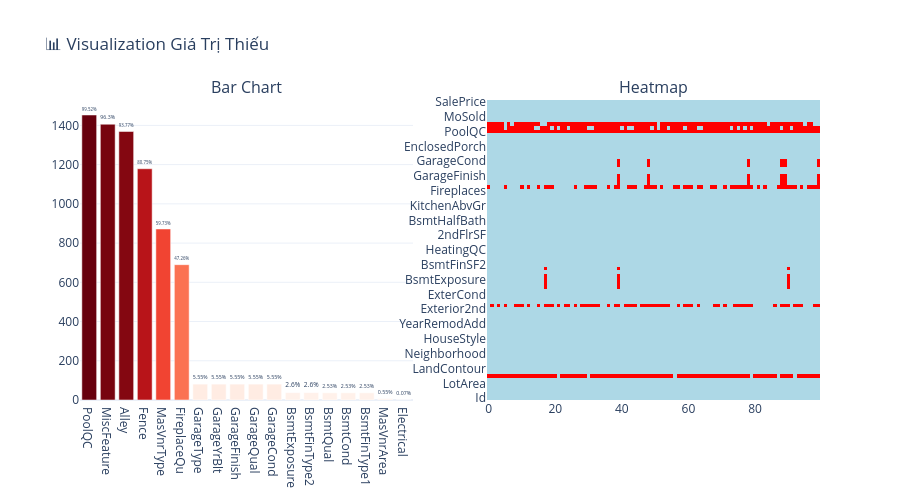

The notebook cell saved with this chart:
### Code cell
# Xử lý missing values cho categorical columns với mode
cleaner_train.handle_missing(
    columns=['Alley', 'MasVnrType', 'FireplaceQu'], 
    strategy='mode'
)

### Figure 1 — Plotly figure (JSON) as saved in the notebook; plotly's stock layout.template omitted (floating-point values rounded to 4 significant figures; data arrays with more than 128 entries replaced by an {"elided": "..."} marker saying what was removed)
{"data": [{"marker": {"color": [99.52, 96.3, 93.77, 80.75, 59.73, 47.26, 5.55, 5.55, 5.55, 5.55, 5.55, 2.6, 2.6, 2.53, 2.53, 2.53, 0.55, 0.07], "colorscale": [[0, "rgb(255,245,240)"], [0.125, "rgb(254,224,210)"], [0.25, "rgb(252,187,161)"], [0.375, "rgb(252,146,114)"], [0.5, "rgb(251,106,74)"], [0.625, "rgb(239,59,44)"], [0.75, "rgb(203,24,29)"], [0.875, "rgb(165,15,21)"], [1, "rgb(103,0,13)"]], "showscale": false}, "text": ["99.52%", "96.3%", "93.77%", "80.75%", "59.73%", "47.26%", "5.55%", "5.55%", "5.55%", "5.55%", "5.55%", "2.6%", "2.6%", "2.53%", "2.53%", "2.53%", "0.55%", "0.07%"], "textposition": "outside", "type": "bar", "x": ["PoolQC", "MiscFeature", "Alley", "Fence", "MasVnrType", "FireplaceQu", "GarageType", "GarageYrBlt", "GarageFinish", "GarageQual", "GarageCond", "BsmtExposure", "BsmtFinType2", "BsmtQual", "BsmtCond", "BsmtFinType1", "MasVnrArea", "Electrical"], "xaxis": "x", "y": [1453, 1406, 1369, 1179, 872, 690, 81, 81, 81, 81, 81, 38, 38, 37, 37, 37, 8, 1], "yaxis": "y"}, {"colorscale": [[0, "lightblue"], [1, "red"]], "showscale": false, "type": "heatmap", "x": [0, 1, 2, 3, 4, 5, 6, 7, 8, 9, 10, 11, 12, 13, 14, 15, 16, 17, 18, 19, 20, 21, 22, 23, 24, 25, 26, 27, 28, 29, 30, 31, 32, 33, 34, 35, 36, 37, 38, 39, 40, 41, 42, 43, 44, 45, 46, 47, 48, 49, 50, 51, 52, 53, 54, 55, 56, 57, 58, 59, 60, 61, 62, 63, 64, 65, 66, 67, 68, 69, 70, 71, 72, 73, 74, 75, 76, 77, 78, 79, 80, 81, 82, 83, 84, 85, 86, 87, 88, 89, 90, 91, 92, 93, 94, 95, 96, 97, 98, 99], "xaxis": "x2", "y": ["Id", "MSSubClass", "MSZoning", "LotFrontage", "LotArea", "Street", "Alley", "LotShape", "LandContour", "Utilities", "LotConfig", "LandSlope", "Neighborhood", "Condition1", "Condition2", "BldgType", "HouseStyle", "OverallQual", "OverallCond", "YearBuilt", "YearRemodAdd", "RoofStyle", "RoofMatl", "Exterior1st", "Exterior2nd", "MasVnrType", "MasVnrArea", "ExterQual", "ExterCond", "Foundation", "BsmtQual", "BsmtCond", "BsmtExposure", "BsmtFinType1", "BsmtFinSF1", "BsmtFinType2", "BsmtFinSF2", "BsmtUnfSF", "TotalBsmtSF", "Heating", "HeatingQC", "CentralAir", "Electrical", "1stFlrSF", "2ndFlrSF", "LowQualFinSF", "GrLivArea", "BsmtFullBath", "BsmtHalfBath", "FullBath", "HalfBath", "BedroomAbvGr", "KitchenAbvGr", "KitchenQual", "TotRmsAbvGrd", "Functional", "Fireplaces", "FireplaceQu", "GarageType", "GarageYrBlt", "GarageFinish", "GarageCars", "GarageArea", "GarageQual", "GarageCond", "PavedDrive", "WoodDeckSF", "OpenPorchSF", "EnclosedPorch", "3SsnPorch", "ScreenPorch", "PoolArea", "PoolQC", "Fence", "MiscFeature", "MiscVal", "MoSold", "YrSold", "SaleType", "SaleCondition", "SalePrice"], "yaxis": "y2", "z": {"elided": "81x100 int values"}}], "layout": {"annotations": [{"font": {"size": 16}, "showarrow": false, "text": "Bar Chart", "x": 0.225, "xanchor": "center", "xref": "paper", "y": 1, "yanchor": "bottom", "yref": "paper"}, {"font": {"size": 16}, "showarrow": false, "text": "Heatmap", "x": 0.775, "xanchor": "center", "xref": "paper", "y": 1, "yanchor": "bottom", "yref": "paper"}], "height": 500, "title": {"text": "📊 Visualization Giá Trị Thiếu"}, "xaxis": {"anchor": "y", "domain": [0, 0.45]}, "xaxis2": {"anchor": "y2", "domain": [0.55, 1]}, "yaxis": {"anchor": "x", "domain": [0, 1]}, "yaxis2": {"anchor": "x2", "domain": [0, 1]}}}
